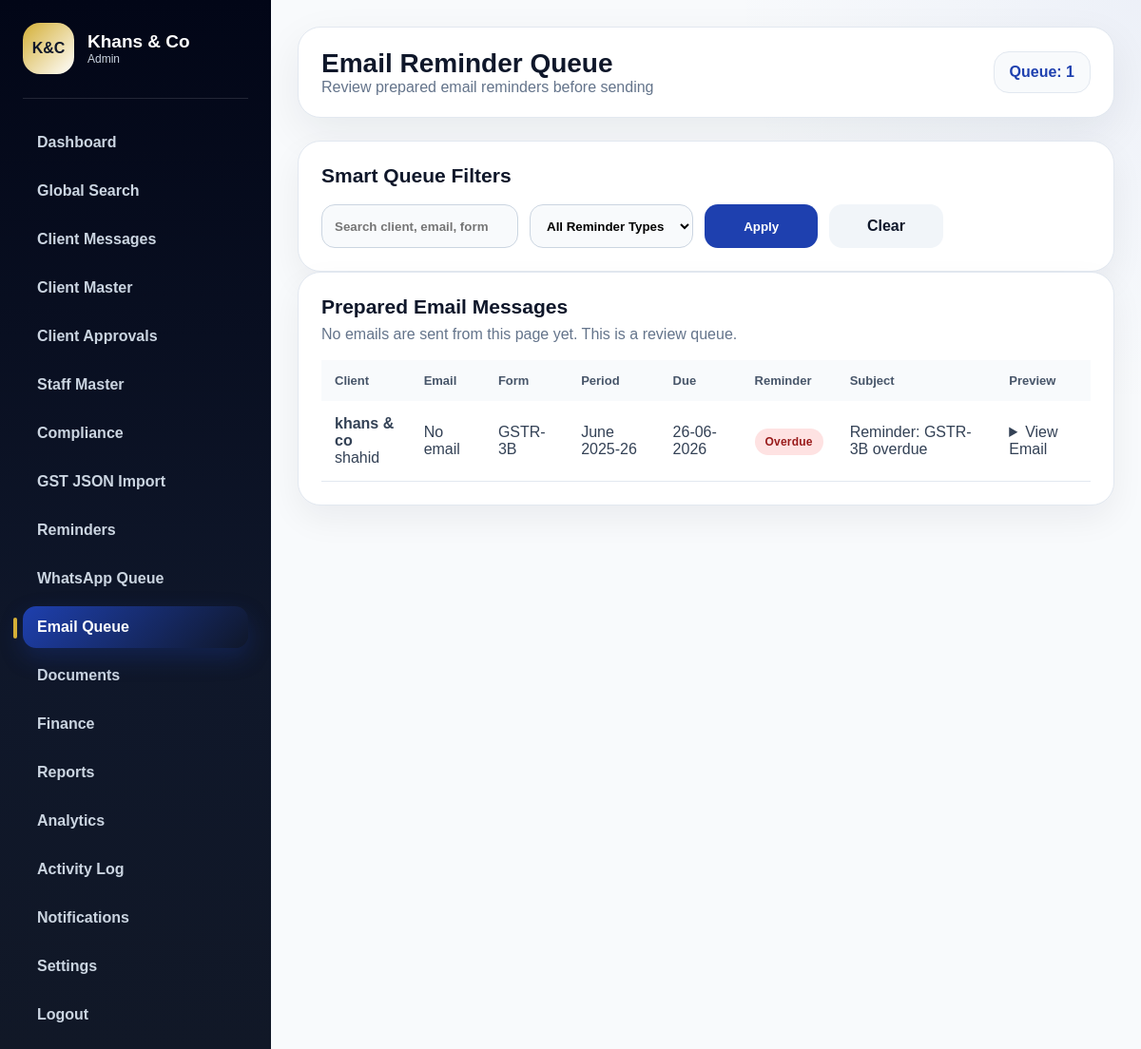
Page /admin/email-queue (signed in) on the earlier database version.
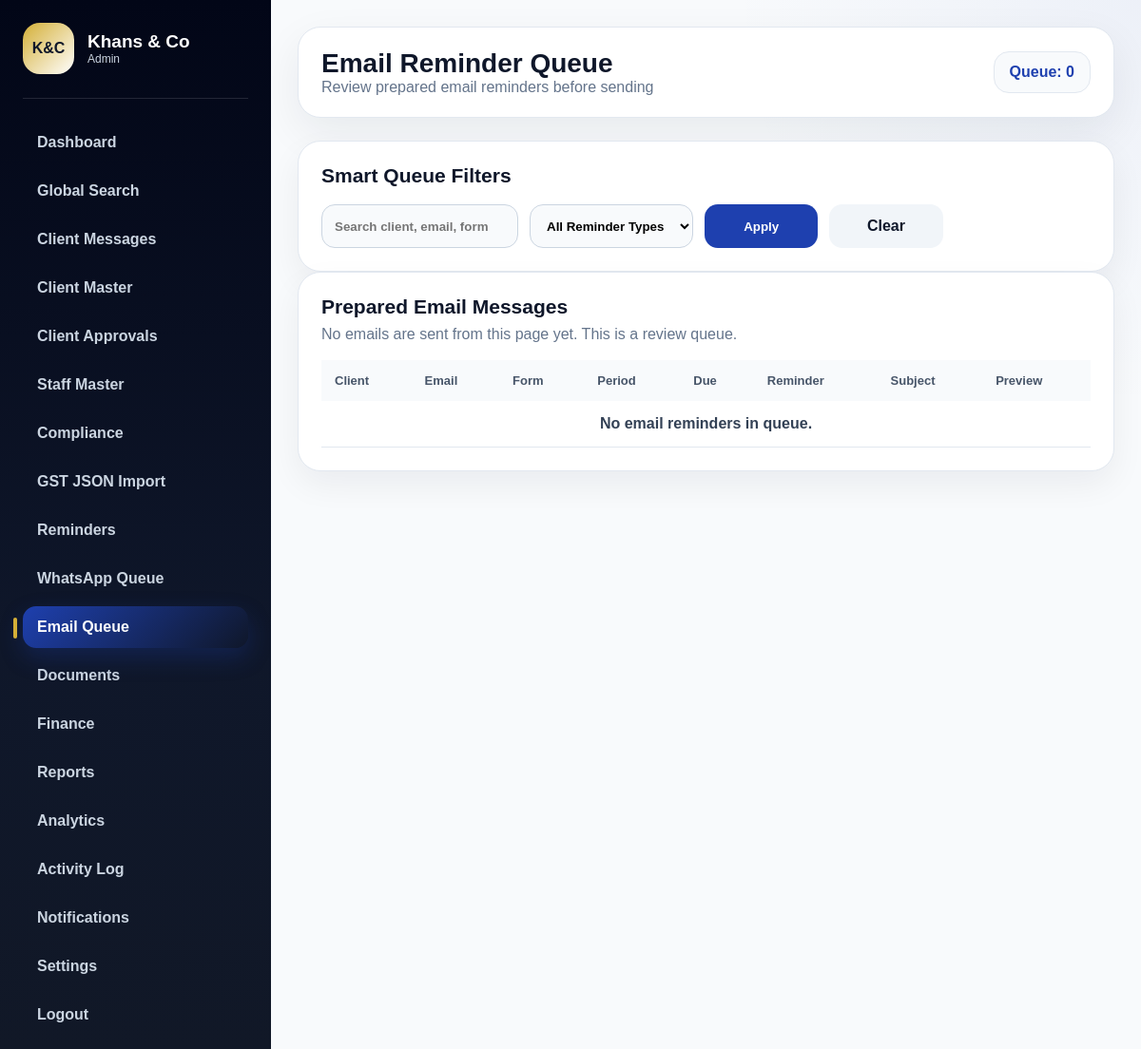
Same page on the later database version.
### app/database/models.py (models this page shows)
class Client(db.Model):
    __tablename__ = "clients"
    id = db.Column(db.Integer, primary_key=True)
    client_code = db.Column(db.String(30), unique=True, nullable=False, index=True)
    business_name = db.Column(db.String(150), nullable=False)
    client_name = db.Column(db.String(120), nullable=False)
    mobile = db.Column(db.String(20), nullable=True)
    email = db.Column(db.String(150), nullable=True)
    gstin = db.Column(db.String(20), nullable=True, index=True)
    pan = db.Column(db.String(20), nullable=True, index=True)
    constitution = db.Column(db.String(80), nullable=True)
    registration_type = db.Column(db.String(80), nullable=True)
    return_frequency = db.Column(db.String(40), nullable=True)
    address = db.Column(db.Text, nullable=True)
    city = db.Column(db.String(80), nullable=True)
    state = db.Column(db.String(80), nullable=True)
    pincode = db.Column(db.String(10), nullable=True)
    status = db.Column(db.String(30), nullable=False, default="active")
    assigned_staff = db.Column(db.String(120), nullable=True)
    created_at = db.Column(db.DateTime, default=datetime.utcnow)
    documents = db.relationship("ClientDocument", backref="client", cascade="all, delete-orphan")

class ComplianceTask(db.Model):
    __tablename__ = "compliance_tasks"
    id = db.Column(db.Integer, primary_key=True)
    client_id = db.Column(db.Integer, db.ForeignKey("clients.id"), nullable=False, index=True)
    compliance_type = db.Column(db.String(50), nullable=False, default="GST")
    form_name = db.Column(db.String(50), nullable=False)
    period_month = db.Column(db.String(20), nullable=True)
    period_year = db.Column(db.String(10), nullable=True)
    due_date = db.Column(db.Date, nullable=True)
    filing_date = db.Column(db.Date, nullable=True)
    status = db.Column(db.String(30), nullable=False, default="pending")
    arn = db.Column(db.String(100), nullable=True)
    assigned_staff = db.Column(db.String(120), nullable=True)
    notes = db.Column(db.Text, nullable=True)
    whatsapp_sent = db.Column(db.Boolean, default=False)
    whatsapp_sent_at = db.Column(db.DateTime, nullable=True)
    whatsapp_sent_by = db.Column(db.String(120), nullable=True)
    email_sent = db.Column(db.Boolean, default=False)
    email_sent_at = db.Column(db.DateTime, nullable=True)
    email_sent_by = db.Column(db.String(120), nullable=True)
    created_at = db.Column(db.DateTime, default=datetime.utcnow)
    client = db.relationship("Client", backref="compliance_tasks")

### app/admin/email_routes.py (the view, shortened to what this page needs)
@admin_bp.route("/email-queue")
@require_compliance_management
def email_queue():
    queue = build_email_queue()
    search = request.args.get("search", "").strip().lower()
    reminder_type = request.args.get("reminder_type", "").strip()
    if reminder_type:
        queue = [item for item in queue if item["priority"] == reminder_type]
    return render_template(
        "admin/email_queue.html",
        queue=queue,
        search=search,
        selected_reminder_type=reminder_type
    )

### app/__init__.py (called while the page is built)
def create_app():
    app = Flask(__name__, template_folder="templates", static_folder="static")
    app.config.from_object(Config)
    db.init_app(app)
    migrate.init_app(app, db)
    init_validation_hooks(app)
    @app.context_processor
    def inject_notification_count():
        try:
            unread_notifications_count = Notification.query.filter_by(is_read=False).count()
        except Exception:
            unread_notifications_count = 0
        return dict(unread_notifications_count=unread_notifications_count)
    from app.auth.routes import auth_bp
    from app.admin.routes import admin_bp
    from app.client.routes import client_bp
    app.register_blueprint(auth_bp)
    app.register_blueprint(admin_bp)
    app.register_blueprint(client_bp)
    return app

### app/services/email_service.py (called while the page is built)
def get_firm_settings():
    return FirmSettings.query.first()

def build_email_subject(task, reminder_label):
    return f"Reminder: {task.form_name} {reminder_label}"

### app/services/reminder_service.py (called while the page is built)
def get_due_today_tasks():
    today = date.today()
    return ComplianceTask.query.filter(
        ComplianceTask.due_date == today,
        ComplianceTask.status != "filed"
    ).all()

### app/templates/admin/email_queue.html (shortened to what this page needs)
{% extends "shared/base.html" %}
{% block body %}
<div class="app-layout">
    {% include "shared/admin_sidebar.html" %}
    <main class="main">
        <header class="topbar">
            <div>
                <h1>Email Reminder Queue</h1>
                <p>Review prepared email reminders before sending</p>
            </div>
            <div class="profile">Queue: {{ queue|length }}</div>
        </header>
        <section class="panel">
            <h3>Smart Queue Filters</h3>
            <form method="GET" class="smart-filter">
                <input type="text" name="search" value="{{ search }}" placeholder="Search client, email, form">
                <select name="reminder_type">
                    <option value="">All Reminder Types</option>
                </select>
                <button type="submit">Apply</button>
                <a href="{{ url_for('admin.email_queue') }}">Clear</a>
            </form>
        </section>
        <section class="panel">
            <h3>Prepared Email Messages</h3>
            <p>No emails are sent from this page yet. This is a review queue.</p>
            <div class="table-wrap">
                <table class="enterprise-table">
                    <thead>
                        <tr>
                            <th>Client</th>
                            <th>Email</th>
                            <th>Form</th>
                            <th>Period</th>
                            <th>Due</th>
                            <th>Reminder</th>
                            <th>Subject</th>
                            <th>Preview</th>
                        </tr>
                    </thead>
                    <tbody>
                        {% for item in queue %}
                        <tr>
                            <td>
                                <strong>{{ item.business_name }}</strong><br>
                                <span>{{ item.client_name }}</span>
                            </td>
                            <td>{{ item.email or "No email" }}</td>
                            <td>{{ item.form_name }}</td>
                            <td>{{ item.period or "-" }}</td>
                            <td>{{ item.due_date }}</td>
                            <td><span class="badge {{ item.priority }}">{{ item.reminder_label }}</span></td>
                            <td>{{ item.subject }}</td>
                            <td>
                                <details>
                                    <summary>View Email</summary>
                                </details>
                            </td>
                        </tr>
                        {% else %}
                        <tr>
                            <td colspan="8" class="empty">No email reminders in queue.</td>
                        </tr>
                        {% endfor %}
                    </tbody>
                </table>
            </div>
        </section>
    </main>
</div>
{% endblock %}

Differences in the rows shown:
removed Client: business_name "khans & co", client_name "shahid"
removed ComplianceTask: form_name "GSTR-3B"
Other differences:
{{ queue|length }}: "1" → "0"
text now shown: "No email reminders in queue."
list line gone: "No email June 2025-26 26-06-2026 Overdue Reminder: GSTR-3B overdue View Email"
